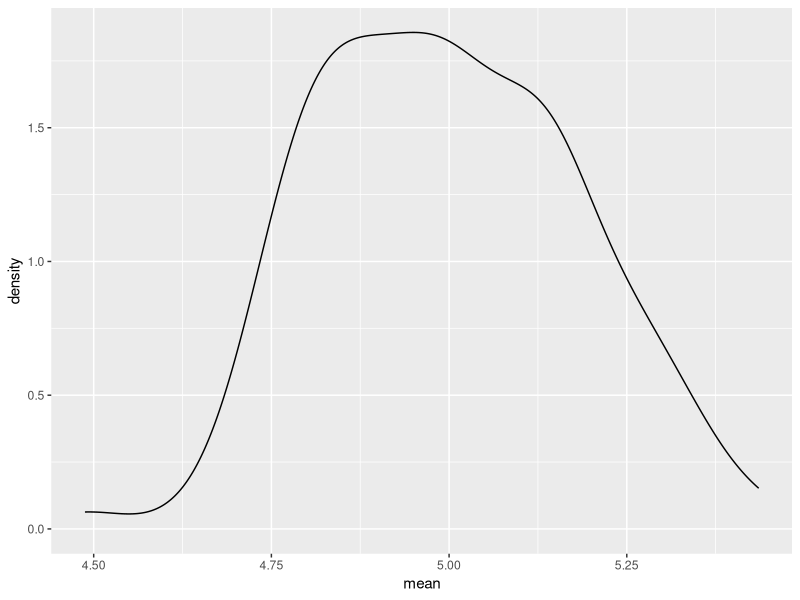
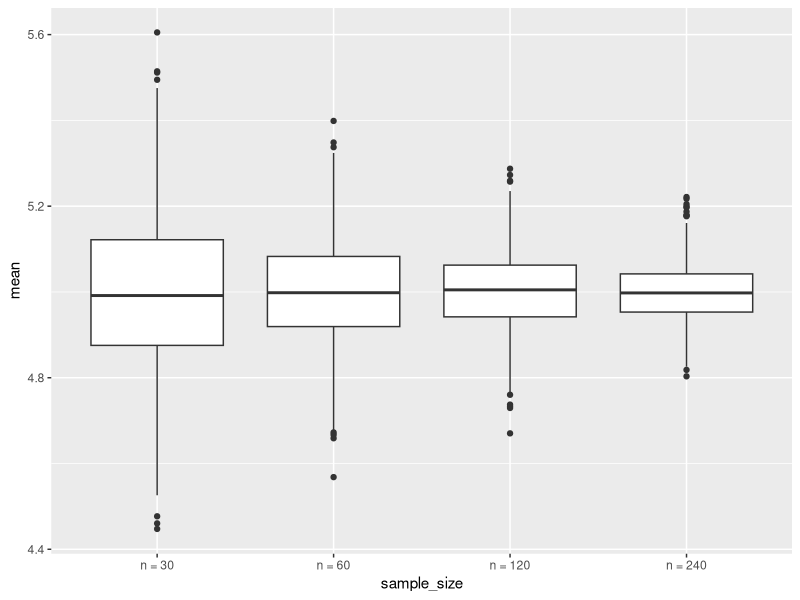
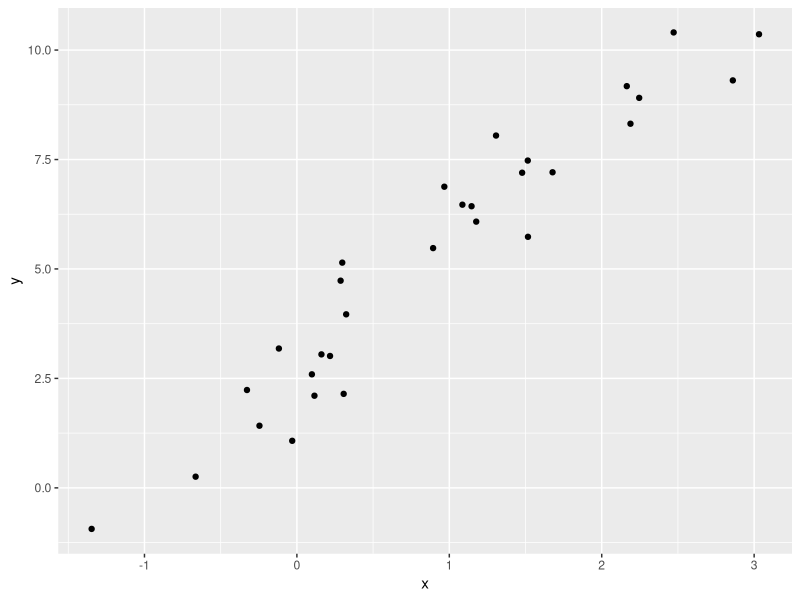
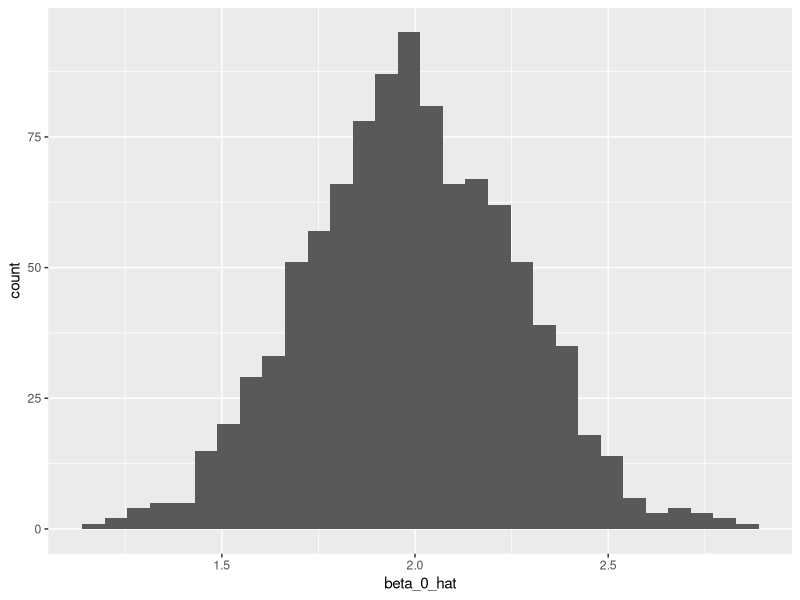
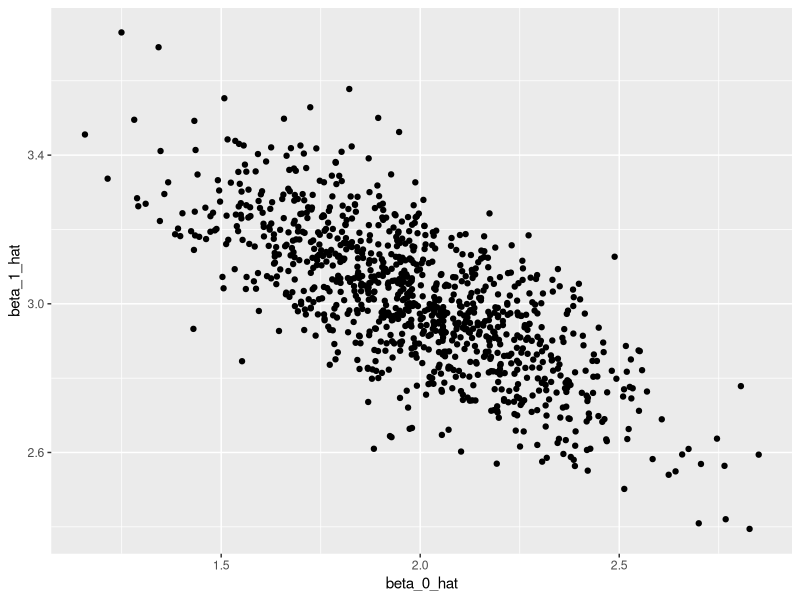

These charts were generated, in order, by the following R code:
## ---- chunk 1
library(tidyverse)
## ---- chunk 2
set.seed(12345)
## ---- chunk 3
sim_mean_sd = function(n_obs, mu = 5, sigma = 1) {
  
  x = rnorm(n_obs, mean = mu, sd = sigma)
  
  tibble(
    mean = mean(x),
    sd = sd(x)
  )
}
## ---- chunk 4
sim_mean_sd(n_obs = 30)
## ---- chunk 5
output = vector("list", length = 100)

for(i in 1:100){
  output[[i]] = sim_mean_sd(n_obs = 30)
}

sim_results = bind_rows(output)
sim_results |>
  ggplot(aes(x = mean)) +
  geom_density()

sim_results |>
  summarize(
    mu_hat = mean(mean),
    sd_hat = sd(mean))
## ---- chunk 6
sim_result_df = 
  expand_grid(
    sample_size = c(30, 60, 120, 240),
    iter = 1:1000
  ) |>
  mutate(estimate_df = map(sample_size, sim_mean_sd)) |>
  unnest(estimate_df)

sim_result_df |>
  mutate(
    sample_size = str_c("n = ", sample_size),
    sample_size = fct_inorder(sample_size)) |>
  ggplot(aes(x = sample_size, y = mean)) +
  geom_boxplot()
## ---- chunk 7
sim_mean_sd = function(n_obs, true_p = .9) {
  
  x = rbinom(n_obs, size = 1, prob = true_p)
  
  tibble(
    mean = mean(x),
    sd = sd(x)
  )
}
## ---- chunk 8
beta_0 = 2
beta_1 = 3

sim_data = 
  tibble(
    x = rnorm(n = 30, mean = 1, sd = 1),
    y = beta_0 + beta_1 * x + rnorm(30, mean = 0, sd = 1)
  )

ls_fit = lm(y ~ x, data = sim_data)
ls_fit

sim_data |>
  ggplot(aes(x = x, y = y)) +
  geom_point()
## ---- chunk 9
sim_slr = function(n_obs, beta_0 = 2, beta_1 = 3){
  sim_data = 
  tibble(
    x = rnorm(n = n_obs, mean = 1, sd = 1),
    y = beta_0 + beta_1 * x + rnorm(n_obs, mean = 0, sd = 1)
  )

  ls_fit = lm(y ~ x, data = sim_data)
  
  tibble(
    beta_0_hat = coef(ls_fit)[1],
    beta_1_hat = coef(ls_fit)[2]
  )
}

sim_slr(n_obs = 30)
## ---- chunk 10
sim_results_df = 
  expand_grid(
    sample_size = 30,
    iter = 1:1000
  ) |>
  mutate(estimate_df = map(sample_size, sim_slr)) |>
  unnest()
## ---- chunk 11
sim_results_df |>
  summarize(
    mean_b0_hat = mean(beta_0_hat),
    mean_b1_hat = mean(beta_1_hat)
  )

sim_results_df |>
  ggplot(aes(x = beta_0_hat)) +
  geom_histogram()

sim_results_df |>
  ggplot(aes(x = beta_0_hat, y = beta_1_hat)) +
  geom_point()
